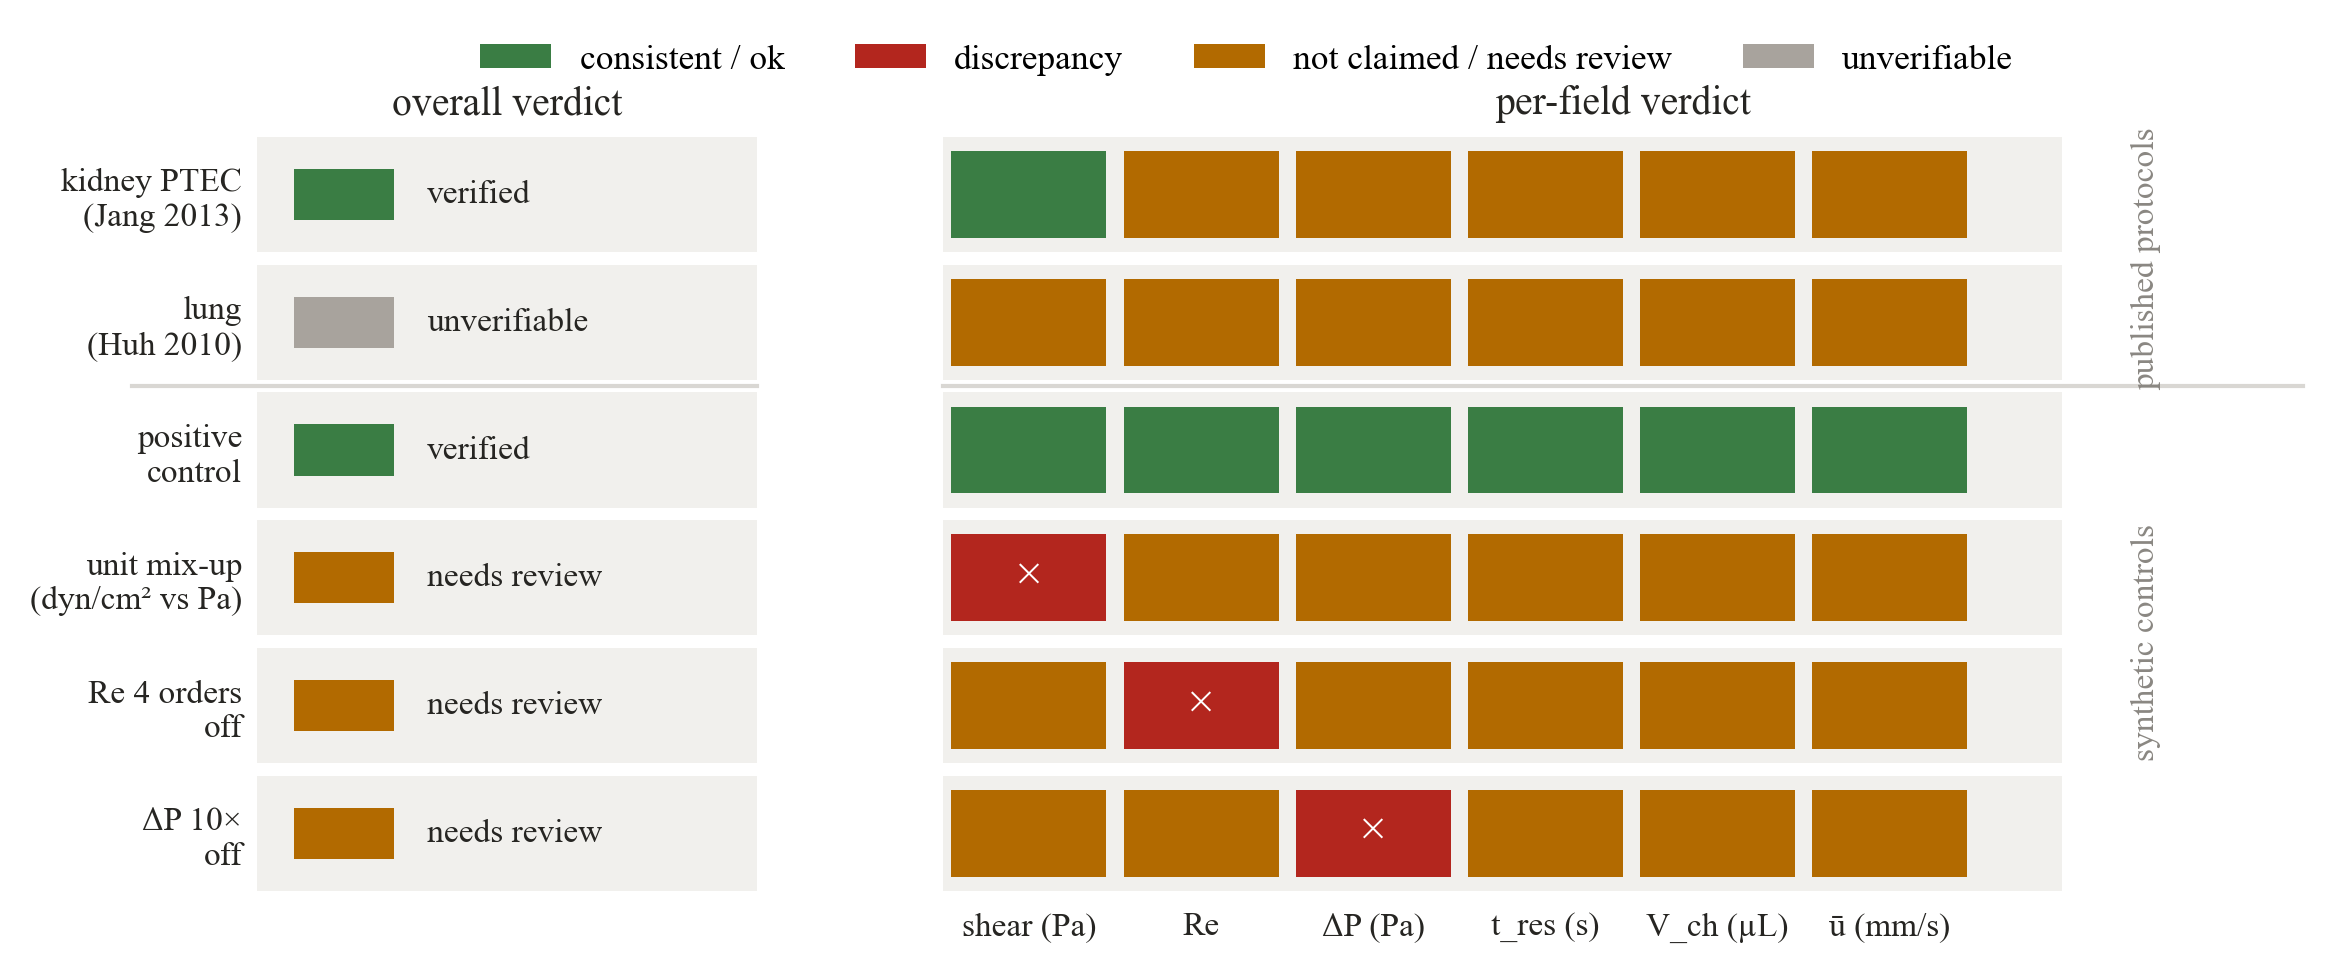

Generate this figure with Python:
"""Render the paper's reverse-verification figure (Fig 4).

Shows the six protocols run through ``verify_published_protocol``. Two
published protocols (kidney Jang et al., lung Huh et al.) and four synthetic
controls. Left panel: overall verdict per protocol (ok / review_required /
unverifiable). Right panel: per-field verdict matrix (consistent / discrepancy /
not-claimed) across the six derived flow numbers, so the reproducibility gap
is visible cell-by-cell — a claimed number is either re-derived, flagged, or
absent.

Status colours are reserved for their meaning: consistent=good (green),
discrepancy=serious (red), not-claimed=warning (amber), unverifiable=neutral
(gray). Text is ink tokens only.

Usage::

    python paper/fig_verify.py results/eval_verify_batch.json
    # writes paper/fig_verify.pdf and paper/fig_verify.png
"""

from __future__ import annotations

import json
import sys
from pathlib import Path

import matplotlib

matplotlib.use("Agg")
import matplotlib.pyplot as plt
from matplotlib.patches import Patch

import sys
sys.path.insert(0, str(Path(__file__).resolve().parent))
from _font import setup_font  # noqa: E402

setup_font()

INK = "#262522"
MUT = "#8a8782"
GRID = "#d9d7d3"
GOOD = "#3a7d44"    # status: consistent / ok
SERIOUS = "#b3261e"  # status: discrepancy
WARN = "#b26a00"     # status: not claimed
NEUTRAL = "#a8a39d"  # status: unverifiable
ROW_ALT = "#f1f0ed"

#: display names (with units) for the six derived flow numbers
FIELDS = [
    ("shear_pa", "shear (Pa)"),
    ("reynolds", "Re"),
    ("pressure_drop_pa", "ΔP (Pa)"),
    ("residence_time_s", "t_res (s)"),
    ("channel_volume_ul", "V_ch (µL)"),
    ("mean_velocity_mms", "ū (mm/s)"),
]
FIELD_KEYS = [k for k, _ in FIELDS]
FIELD_LABELS = [lbl for _, lbl in FIELDS]

#: (id, display name, kind label)
PROTOCOLS = [
    ("kidney-jang-2013", "kidney PTEC\n(Jang 2013)", "published"),
    ("huh-2010-lung", "lung\n(Huh 2010)", "published"),
    ("control-positive-shear", "positive\ncontrol", "control"),
    ("control-unit-mix-error", "unit mix-up\n(dyn/cm² vs Pa)", "control"),
    ("control-reynolds-error", "Re 4 orders\noff", "control"),
    ("control-pressure-drop-error", "ΔP 10×\noff", "control"),
]


def verdict_color(v: str) -> str:
    return {"consistent": GOOD, "ok": GOOD,
            "discrepancy": SERIOUS,
            "not_claimed": WARN,
            "review_required": WARN,
            "unverifiable": NEUTRAL}.get(v, NEUTRAL)


#: prose labels for the overall verdicts shown in the left panel
VERDICT_LABELS = {
    "ok": "verified",
    "review_required": "needs review",
    "unverifiable": "unverifiable",
}


def main(argv: list[str]) -> int:
    if len(argv) < 1:
        print(__doc__)
        return 1
    with open(argv[0]) as fh:
        data = json.load(fh)

    # per-protocol per-field verdict matrix
    matrix: dict[str, dict[str, str]] = {}
    overall: dict[str, str] = {}
    for p in data["protocols"]:
        pid = p["id"]
        overall[pid] = p["actual"]
        cells: dict[str, str] = {}
        for c in p.get("detail", {}).get("checks", []):
            cells[c["field"]] = c["verdict"]
        matrix[pid] = cells

    # No constrained_layout: it silently ignores the subplots_adjust below (which
    # would leave the legend overlapping the panels). Manual fractions instead.
    fig, axes = plt.subplots(1, 2, figsize=(8.8, 3.6), width_ratios=[1.25, 3.4])
    fig.patch.set_facecolor("white")

    # ---- left: overall verdict (categorical, not a fake bar scale) ----
    ax = axes[0]
    y_positions = list(range(len(PROTOCOLS)))
    for y, (pid, label, _kind) in zip(y_positions, PROTOCOLS):
        ax.add_patch(plt.Rectangle((-0.5, y - 0.45), 3.4, 0.9,
                                   fc=ROW_ALT, ec="none", zorder=0))
        # a verdict is a category, so it gets a categorical mark — a coloured
        # chip plus prose — not a bar whose length would pretend to be a number.
        ax.add_patch(plt.Rectangle((0.15, y - 0.20), 0.40, 0.40,
                                   fc=verdict_color(overall[pid]), ec="none", zorder=3))
        ax.text(0.68, y, VERDICT_LABELS[overall[pid]], ha="left", va="center",
                fontsize=8, color=INK, zorder=4)
    ax.set_yticks(y_positions)
    ax.set_yticklabels([lbl for _, lbl, _ in PROTOCOLS], fontsize=8, color=INK)
    # Explicit ylim before invert, matching the right panel exactly. Without it
    # matplotlib adds a default 5% margin and the two panels' rows drift apart
    # (top row left-high/right-low, bottom row left-low/right-high).
    ax.set_ylim(-0.5, len(PROTOCOLS) - 0.5)
    ax.invert_yaxis()
    ax.set_xlim(0, 2.0)
    ax.set_xticks([])
    for spine in ax.spines.values():
        spine.set_visible(False)
    ax.set_title("overall verdict", fontsize=9.5, color=INK, pad=4)
    ax.tick_params(length=0)

    # ---- right: per-field matrix ----
    ax = axes[1]
    for y, (pid, _label, _kind) in zip(y_positions, PROTOCOLS):
        ax.add_patch(plt.Rectangle((-0.5, y - 0.45), len(FIELDS) + 0.5, 0.9,
                                   fc=ROW_ALT, ec="none", zorder=0))
        for x, fk in enumerate(FIELD_KEYS):
            v = matrix.get(pid, {}).get(fk, "not_claimed")
            ax.add_patch(plt.Rectangle((x - 0.45, y - 0.34), 0.9, 0.68,
                                       fc=verdict_color(v), ec="none", zorder=3))
            # CVD channel: a discrepancy carries a × so colour-blind readers
            # read shape, not hue. (× is Times-safe; ✓ is not in the face.)
            if v == "discrepancy":
                ax.text(x, y, "×", ha="center", va="center", fontsize=12,
                        color="#ffffff", fontweight="bold", zorder=5)
    ax.set_xlim(-0.5, len(FIELDS) + 1.4)
    ax.set_ylim(-0.5, len(PROTOCOLS) - 0.5)
    # invert so row 0 (the first protocol) is at the top, matching the left
    # panel — otherwise the two panels' rows run in opposite order and the
    # matrix reads as the wrong protocol having each discrepancy.
    ax.invert_yaxis()
    ax.set_xticks(range(len(FIELDS)))
    ax.set_xticklabels(FIELD_LABELS, fontsize=8, color=INK)
    ax.set_yticks([])
    for spine in ax.spines.values():
        spine.set_visible(False)
    ax.set_title("per-field verdict", fontsize=9.5, color=INK, pad=4)
    ax.tick_params(length=0)

    # separator between the published protocols and the synthetic controls
    for panel in axes:
        panel.plot([-0.5, panel.get_xlim()[1]], [1.5, 1.5], color=GRID, lw=1.0,
                   zorder=2, clip_on=False)
    # group labels, rotated at the far right of the matrix
    for y, name in ((0.5, "published protocols"), (3.5, "synthetic controls")):
        ax.text(len(FIELDS) + 0.4, y, name, ha="left", va="center",
                rotation=90, fontsize=8, color=MUT)

    # one legend for both panels: the left verdicts and the right cells share
    # the same status colours (ok = consistent, review-needed = amber).
    handles = [
        Patch(facecolor=GOOD, label="consistent / ok"),
        Patch(facecolor=SERIOUS, label="discrepancy"),
        Patch(facecolor=WARN, label="not claimed / needs review"),
        Patch(facecolor=NEUTRAL, label="unverifiable"),
    ]
    fig.subplots_adjust(top=0.82)
    fig.legend(handles=handles, loc="upper center", bbox_to_anchor=(0.5, 0.93),
               ncol=4, frameon=False, fontsize=8.5)

    out = Path(__file__).resolve().parent
    fig.savefig(out / "fig_verify.pdf", bbox_inches="tight", facecolor="white")
    fig.savefig(out / "fig_verify.png", dpi=300, bbox_inches="tight", facecolor="white")
    print(f"wrote {out / 'fig_verify.pdf'} and {out / 'fig_verify.png'}")
    return 0


if __name__ == "__main__":
    raise SystemExit(main(sys.argv[1:]))
